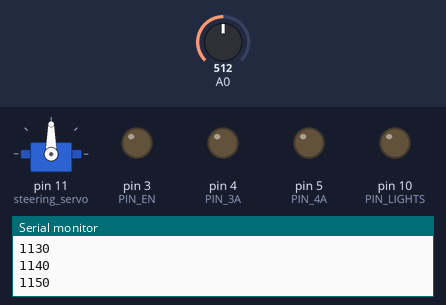
A sketch run on a simulated Arduino Uno, built with avr-gcc and run on an emulated ATmega328P. On the bench: servo, output pins drawn as LEDs (lit = HIGH), the last lines printed to the serial monitor. The inputs (shaded band) are chosen by the test bench; at power-on: A0 = 512.

Above: at 1.2 s.
1.3 s: A0 set to 900
At 2.8 s:
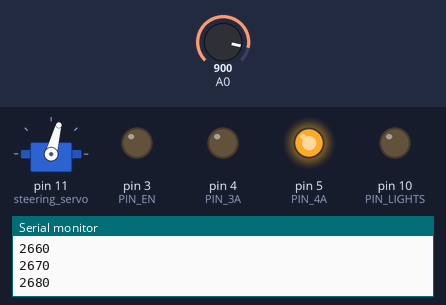
3.5 s: A0 set to 716
At 4.0 s:
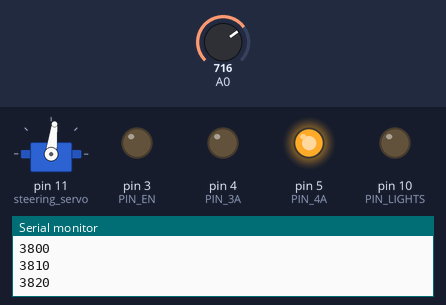
5.0 s: A0 set to 122
At 5.4 s:
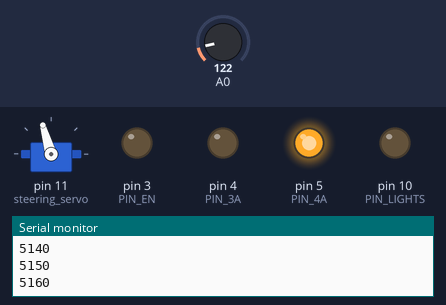
Timing chart, 0 to 8.0 s (numbered marks = the images above; inputs shaded):
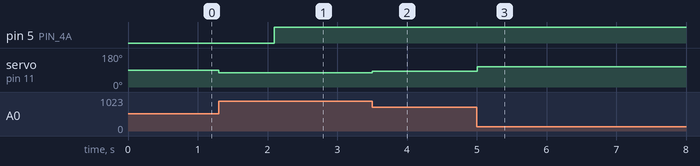

Measured:
- after the input at 1.3 s, servo on pin 11 (steering_servo): 90° → 75° at once
- after the input at 3.5 s, servo on pin 11 (steering_servo): 75° → 83° at once
- after the input at 5.0 s, servo on pin 11 (steering_servo): 83° → 106° at once

The sketch:

code.ino
```cpp
// (licence header left out)
#include <SoftwareSerial.h>
#include <Servo.h>

#define INSTRUCTION_MASK        0b11000000
#define VALUE_MASK              0b00111111

#define FORWARD         0b11000000
#define BACKWARD        0b10000000
#define STEERING        0b01000000
#define FUNCTIONS       0b00000000

#define LIGHTS_ON       0b00000001
#define LIGHTS_OFF      0b00000010
#define HEARTBEAT       0b00000011

#define PIN_EN          3
#define PIN_3A          4
#define PIN_4A          5
#define PIN_LIGHTS      10

#define STEERING_LOWER_BOUND    42
#define STEERING_UPPER_BOUND    138

#define STEERING_CORRECTION_AMPLITUDE   20

SoftwareSerial btserial(8, 9);
Servo steering_servo;

uint8_t steering;
int8_t compensation;

unsigned long int heartbeat_timer;

void setup()
{
        btserial.begin(9600);
        Serial.begin(9600);

        pinMode(PIN_EN, OUTPUT);
        pinMode(PIN_3A, OUTPUT);
        pinMode(PIN_4A, OUTPUT);
        pinMode(PIN_LIGHTS, OUTPUT);

        pinMode(PIN_A0, INPUT);

        steering_servo.attach(11);

        steering = 90;
        compensation = 0;
}

void loop()
{
        if (btserial.available()) {
                uint8_t input = btserial.read();
                uint8_t instruction = input & INSTRUCTION_MASK;
                uint8_t value = input & VALUE_MASK;

                switch (instruction) {
                case FUNCTIONS:
                        if (value == LIGHTS_ON)
                                digitalWrite(PIN_LIGHTS, HIGH);
                        else if (value == LIGHTS_OFF)
                                digitalWrite(PIN_LIGHTS, LOW);
                        else if (value == HEARTBEAT)
                                heartbeat_timer = 0;
                        break;

                case FORWARD:
                        digitalWrite(PIN_3A, HIGH);
                        digitalWrite(PIN_4A, LOW);
                        analogWrite(PIN_EN, map(value, 0, 63, 0, 255));
                        break;

                case BACKWARD:
                        digitalWrite(PIN_3A, LOW);
                        digitalWrite(PIN_4A, HIGH);
                        analogWrite(PIN_EN, map(value, 0, 63, 0, 255));
                        break;

                case STEERING:
                        steering = map(value, 0, 63,
                                        STEERING_LOWER_BOUND,
                                        STEERING_UPPER_BOUND);
                        break;
                }

                btserial.write(0x02);
        }

        compensation = map(analogRead(PIN_A0), 0, 1023,
                                        STEERING_CORRECTION_AMPLITUDE,
                                        -STEERING_CORRECTION_AMPLITUDE);
        steering_servo.write(steering + compensation);

        heartbeat_timer += 10;
        delay(10);
        Serial.println(heartbeat_timer);

        if (heartbeat_timer > 2000) {
                digitalWrite(PIN_3A, LOW);
                digitalWrite(PIN_4A, HIGH);
                analogWrite(PIN_EN, 0);
                steering = 90;
        }
}
```
